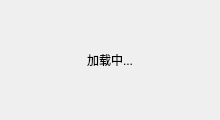
<?xml version="1.0" encoding="UTF-8"?>
<ui version="4.0">
 <class>LoadingDlg</class>
 <widget class="QDialog" name="LoadingDlg">
  <property name="geometry">
   <rect>
    <x>0</x>
    <y>0</y>
    <width>220</width>
    <height>120</height>
   </rect>
  </property>
  <property name="windowTitle">
   <string>加载中</string>
  </property>
  <layout class="QVBoxLayout" name="verticalLayout">
   <property name="leftMargin">
    <number>24</number>
   </property>
   <property name="topMargin">
    <number>24</number>
   </property>
   <property name="rightMargin">
    <number>24</number>
   </property>
   <property name="bottomMargin">
    <number>24</number>
   </property>
   <item>
    <widget class="QLabel" name="title_lb">
     <property name="text">
      <string>加载中...</string>
     </property>
     <property name="alignment">
      <set>Qt::AlignCenter</set>
     </property>
    </widget>
   </item>
  </layout>
 </widget>
 <resources/>
 <connections/>
</ui>
